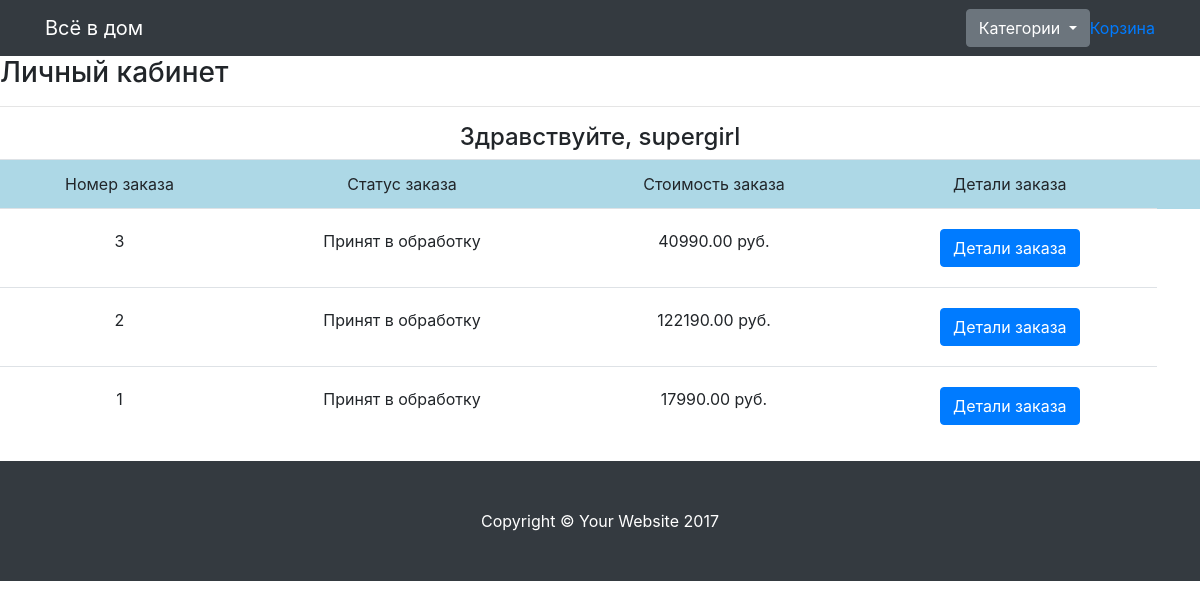
The app's page /account/ (signed in) with its own data.
### shop/models.py (models this page shows, shortened)
class Order(models.Model):
    user = models.ForeignKey(settings.AUTH_USER_MODEL, on_delete=models.CASCADE)
    items = models.ForeignKey(Cart, on_delete=models.CASCADE, default=0)
    total = models.DecimalField(max_digits=9, decimal_places=2, default=0)
    first_name = models.CharField(max_length=200)
    last_name = models.CharField(max_length=200)
    phone = models.CharField(max_length=11)
    address = models.CharField(max_length=200)
    buying_type = models.CharField(max_length=40, choices=(('Самовывоз', 'Самовывоз'), ('Доставка', 'Доставка')))
    status = models.CharField(max_length=100, choices=ORDER_STATUS_CHOICES, default=ORDER_STATUS_CHOICES[0][0])

### shop/views.py (the view)
# urls.py: url(r'^account/$', account_view, name='account'),
def account_view(request):
    order = Order.objects.filter(user=request.user).order_by('-id')
    categories = Category.objects.all()
    for item in order:
        for new_item in item.items.items.all():
            print(new_item.item_total)
    context = {
        'order': order,
        'categories': categories
    }
    return render(request, 'account.html', context)

### shop/models.py (called while the page is built)
    def get_absolute_url(self):
        return reverse('category_detail', kwargs={'category_slug': self.slug})

### shop/templates/account.html (shortened to what this page needs)
{% load static %}
<!DOCTYPE html>
<html lang="en">
<head>
    <link href='{% static "css/bootstrap.min.css" %}' rel="stylesheet">
    <link href='{% static "css/shop-homepage.css" %}' rel="stylesheet">
</head>
<body>
<nav class="navbar navbar-expand-lg navbar-dark bg-dark fixed-top">
    <div class="container">
        <a class="navbar-brand" href="{% url 'base' %}">Всё в дом</a>
        <div class="collapse navbar-collapse" id="navbarResponsive">
            <ul class="navbar-nav ml-auto">
                {% if not request.get_full_path == '/' %}
                    <div class="dropdown">
                        <a class="btn btn-secondary dropdown-toggle" href="#" role="button" id="dropdownMenuLink"
                           data-toggle="dropdown" aria-haspopup="true" aria-expanded="false">
                            Категории
                        </a>
                    </div>
                {% endif %}
            </ul>
            <ul class="nav navbar-nav navbar-righr">
                <li><a href='{% url 'cart' %}'>Корзина</a>
                </li>
            </ul>
        </div>
    </div>
</nav>
{% block content %}
    <h3 class="text-left">Личный кабинет</h3>
    <hr>
    <h4 class='text-center'>Здравствуйте, {{ request.user }}</h4>
    <table class='table'>
        <tr style='background:lightblue;'>
            <td class='text-center'>Номер заказа</td>
            <td class='text-center'>Статус заказа</td>
            <td class='text-center'>Стоимость заказа</td>
            <td class='text-center'>Детали заказа</td>
            <td></td>
        </tr>
        {% for item in order %}
            <tr>
                <td class='text-center' style='padding-top: 20px; padding-bottom: 20px;'>{{ item.id }}</td>
                <td class='text-center' style='padding-top: 20px; padding-bottom: 20px;'>{{ item.status }}</td>
                <td class='text-center' style='padding-top: 20px; padding-bottom: 20px;'>{{ item.total }} руб.</td>
                <td class='text-center' style='padding-top: 20px; padding-bottom: 20px;'>
                    <button type="button" class="btn btn-primary btn-md" data-toggle="modal"
                            data-target="#myModal-{{ item.id }}">
                        Детали заказа
                    </button>
                </td>
            </tr>
        {% endfor %}
    </table>
{% endblock content %}
<footer class="py-5 bg-dark">
    <div class="container">
        <p class="m-0 text-center text-white">Copyright &copy; Your Website 2017</p>
    </div>
</footer>
</body>
</html>

### static_in_dev/css/shop-homepage.css (style rules this page uses)
body { padding-top: 54px; }
@media (min-width: 992px) { body { padding-top: 56px; } }

### records on screen
Order: id "3", status "Принят в обработку", total "40990.00"
Order: id "2", status "Принят в обработку", total "122190.00"
Order: id "1", status "Принят в обработку", total "17990.00"

### other values on screen
{{ request.user }} "supergirl"
